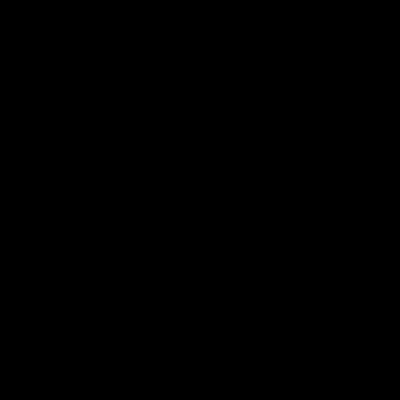
Frame 1 (no input)
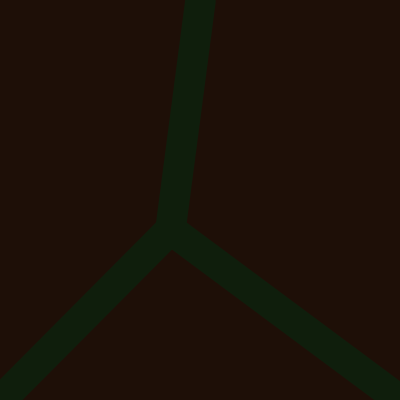
Frame 60 (the mouse pressed at the canvas centre just before this capture)
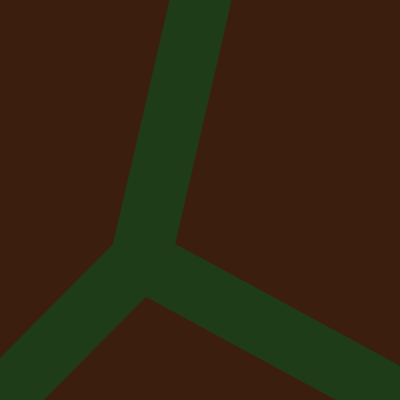
Frame 120 (the mouse held since frame 60 and released just before this capture)

The Processing sketch that drew these frames (run headless with seeded random() and noise(); from frame 60 on, the mouse is pressed at the canvas centre):

// Processing sketch: processing_65401
// ── processing_65401.pde

//Experiment with colors & lineWeights 

float strokeW = 1;
float lineX = 200;
float lineY = 200;

void setup() {
  size(400, 400);
}

void draw() {
  background(strokeW, strokeW/2, strokeW/4);
  stroke(strokeW/2,strokeW,strokeW/2.5);
  strokeWeight(strokeW);
  line(200,0,lineX,lineY);
  line(lineX,lineY,0,400);
  line(lineX,lineY,400,400);
  strokeW = strokeW+0.5;
  lineX= lineX -0.5;
  lineY = lineY +0.5;
}
